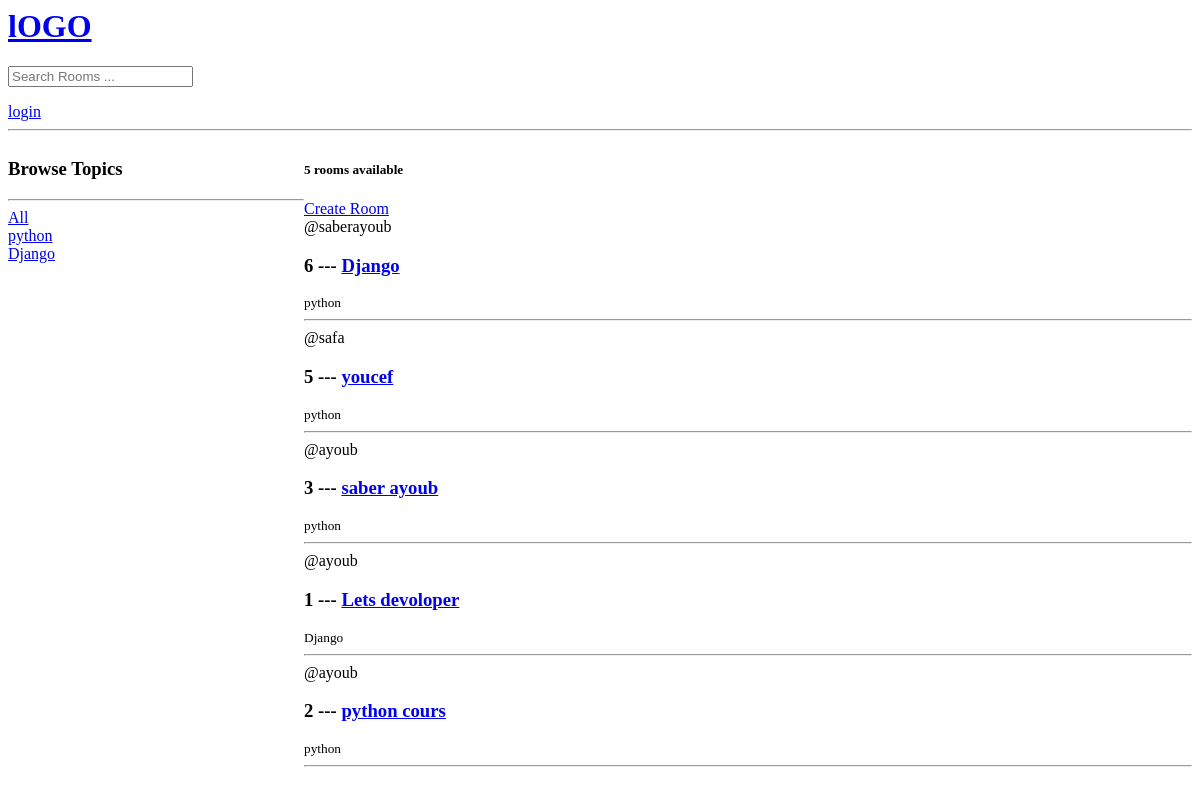
The app's page /, older data.
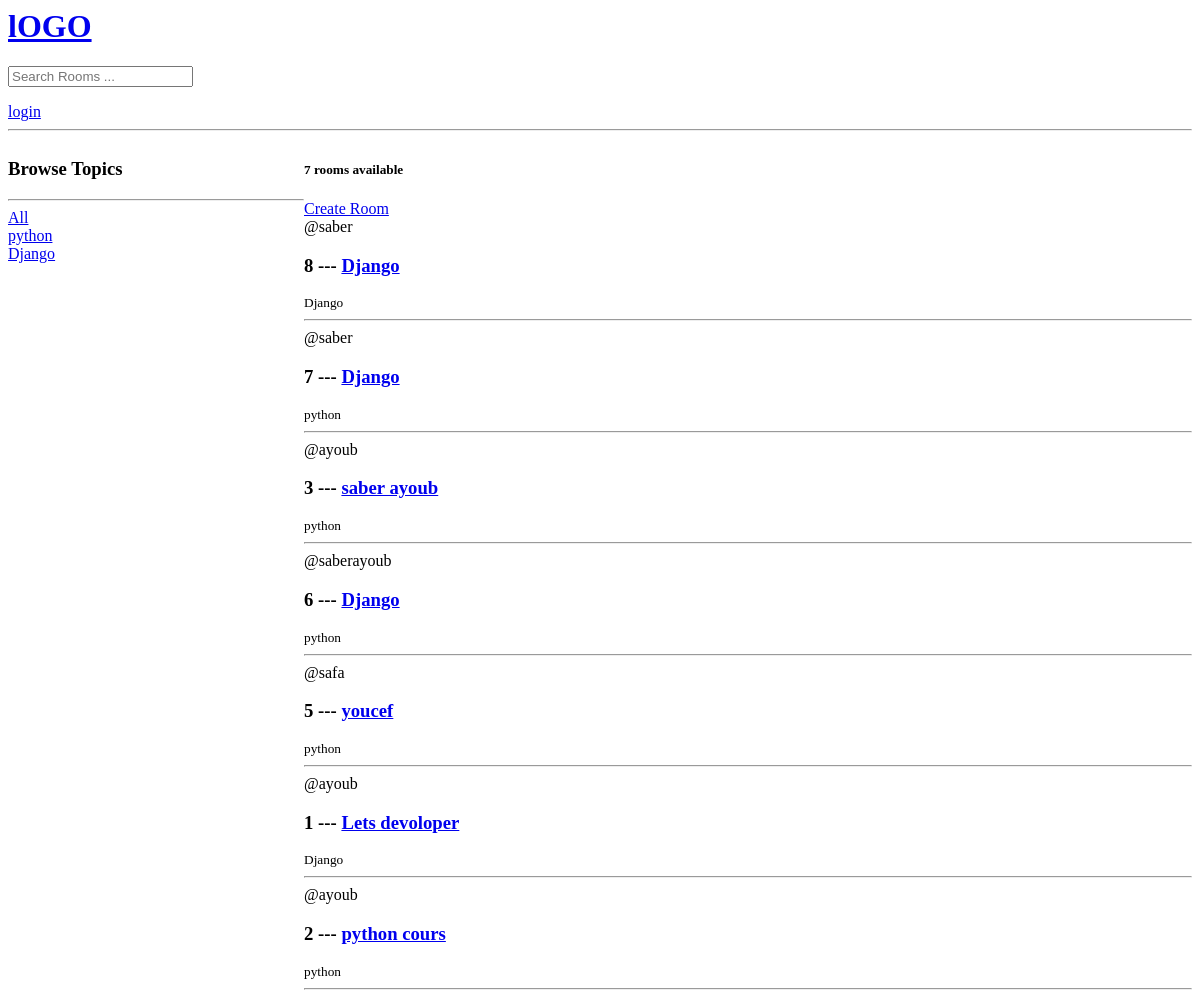
The same page, newer data.
### base/models.py (models this page shows, shortened)
class Topic(models.Model):
    name = models.CharField(max_length=200)

class Room(models.Model):
    host = models.ForeignKey(User, on_delete=models.SET_NULL,null=True)
    topic = models.ForeignKey(Topic, on_delete=models.SET_NULL,null=True)
    name= models.CharField(max_length=200)
    description = models.TextField(null=True, blank=True)
    participants = models.ManyToManyField(User,related_name='participants',blank=True)
    updated = models.DateTimeField(auto_now=True)
    created = models.DateTimeField(auto_now_add=True)
    class Meta:
        ordering = ['-updated','-created']

### base/views.py (the view)
# urls.py: path('', views.home, name="home"),
def home(request):
    q = request.GET.get('q') if request.GET.get('q') != None else ''
    rooms = Room.objects.filter(
        Q(topic__name__icontains=q)|
        Q(name__icontains=q)|
        Q(description__icontains=q)
    )
    room_count = rooms.count()
    topics = Topic.objects.all()
    context = {'rooms':rooms,'topics':topics,'room_count':room_count}
    return render(request, 'base/home.html',context)

### base/templates/base/home.html (shortened to what this page needs)
{% include 'navbar.html' %}
{% block content %}
<div class="home-container">
    <div>
        <h3>Browse Topics</h3>
        <hr>
        <div>
            <a href="{% url 'home' %}">All</a>
        </div>
        {% for topic in topics %}
            <div>
                <a href="{% url 'home' %}?q={{topic.name}}">{{topic.name}}</a>
            </div>
        {% endfor %}
    </div>
    <div>
        <h5>{{ room_count }} rooms available</h5>
        <a href="{% url 'create-room' %}">Create Room</a>
        <div>
            <div>
                {% for room in rooms %}
                    <div>
                        <span>@{{room.host.username}} </span>
                        <h3> {{ room.id }} --- <a href="{% url 'room' room.id %}">{{ room.name }}</a></h3>
                        <small>{{room.topic.name}}</small>
                        <hr>
                    </div>
                {% endfor %}
            </div>
        </div>
    </div>
</div>
{% endblock %}

### templates/navbar.html
<a href="/">
    <h1>lOGO</h1>
</a>
<form method="GET" action="{% url 'home' %}">
    <input type="text" name="q" placeholder="Search Rooms ..."/>
</form>
{% if request.user.is_authenticated %}
<p>Hello {{request.user}}</p>
<a href="{% url 'logout' %}">Logout</a>
{% else %}
<a href="{% url 'login' %}"> login</a>
{% endif %}
<hr>

### base/templates/base/home.html (style rules this page uses)
.home-container { display: grid; grid-template-columns:1fr 3fr ; }

Row changes from the older to the newer data that the page shows:
added Room: host.username "saber", id "8", name "Django", topic.name "Django"
added Room: host.username "saber", id "7", name "Django", topic.name "python"
changed Room "saber ayoub": moves up the list
Text that changed along with them:
{{ room_count }}: "5" → "7"
